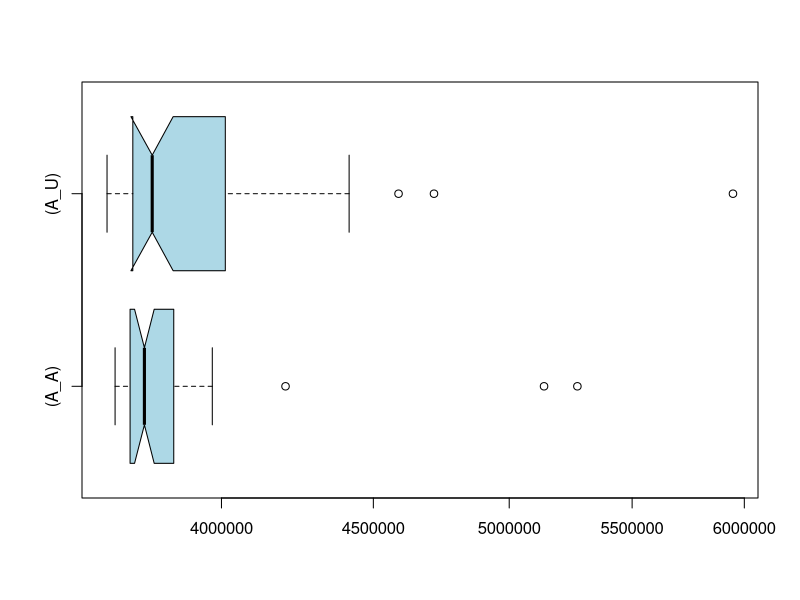

This chart was generated by the following R code:
if (exists("A_A")) remove("A_A")
if (exists("A_U")) remove("A_U")
if (exists("C_A")) remove("C_A")
if (exists("C_U")) remove("C_U")
A_U<-c(3688638,3786756,3707848,5947374,3734235,3723164,3763972,4011955,3782860,3772779,3835437,4416224,3821408,3753925,4716659,4020938,3823570,3738342,3721139,3999006,3728479,3660333,4588764,3917898,4273908,3794772,3736727,4216322,3819096,3791141,3908780,4219460,3735961,3762254,3682992,4118596,3701270,3839641,3790498,4027657,3986923,3764890,3725461,4285056,3707972,3769344,3729643,4022964,3996842,3671446)
A_A<-c(3960504,3921156,3742555,3686038,3698247,3722160,3758304,3865551,3683235,3926841,3868485,3804362,3767459,3768486,3799407,3784552,3854679,3730323,3751595,3740790,3796777,5271404,3741917,3727205,3971653,4203702,3721629,3706088,3778448,3807845,3901260,3796829,3806938,3739304,3730384,3886797,3720754,3714834,3715052,3707661,3744312,5136866,3915454,3762513,3696788,3685336,3840768,3726340,3793475,3780083)
if (exists("A_U")) boxplot.stats(A_U)
if (exists("A_A")) boxplot.stats(A_A)
if (exists("C_U")) boxplot.stats(C_U)
if (exists("C_A")) boxplot.stats(C_A)
if (exists("A_U")) summary(A_U)
if (exists("A_A")) summary(A_A)
if (exists("C_U")) summary(C_U)
if (exists("C_A")) summary(C_A)
if (exists("A_U")) boxplot(A_A,A_U,col="lightblue",horizontal=TRUE,log="x",match=TRUE,names=c("(A_A)","(A_U)"),notch=TRUE)
if (exists("C_U")) boxplot(C_A,C_U,col="lightblue",horizontal=TRUE,log="x",match=TRUE,names=c("(C_A)","(C_U)"),notch=TRUE)
